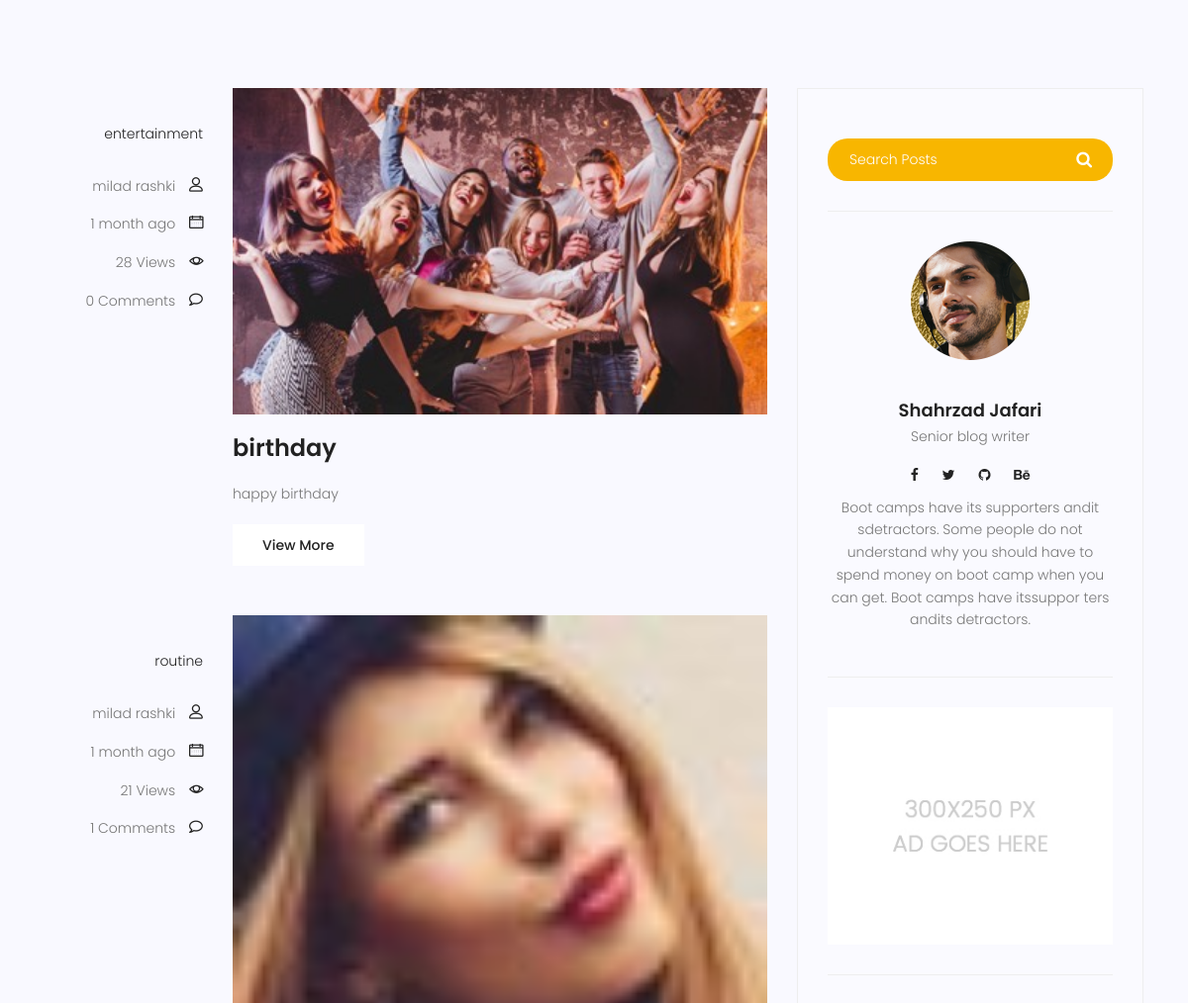
/blog/ (middle part), run on an earlier commit of the app's database.
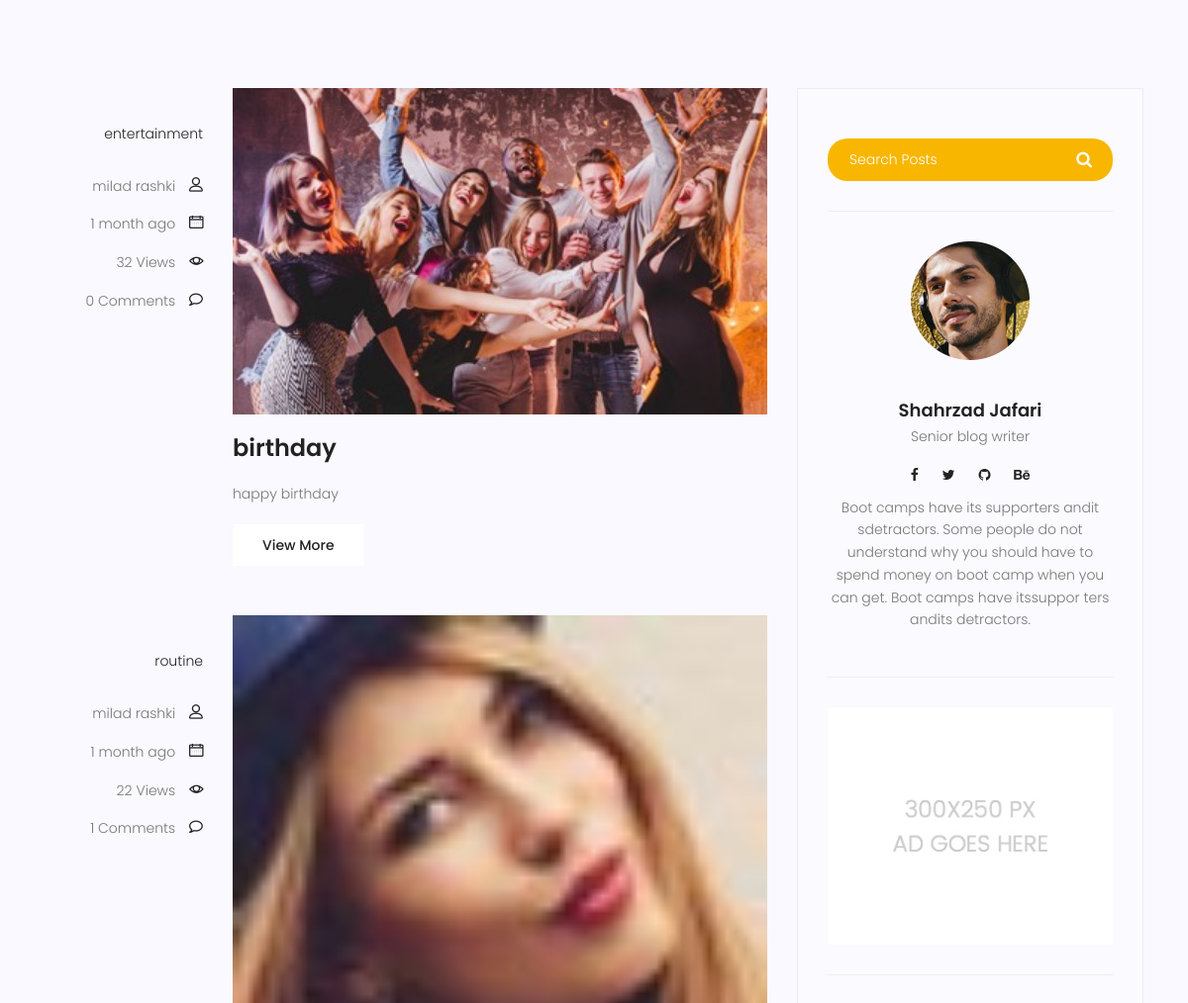
And on a later commit of the database.
### blog/models.py (models this page shows, shortened)
class Category(models.Model):
    name = models.CharField(max_length=255)
    def __str__(self):
        return self.name

class Post(models.Model):
    title = models.CharField(max_length=255)
    content = models.TextField()
    image = models.ImageField(upload_to='blog/', default='blog/default.jpg')
    tag = TaggableManager()
    category = models.ManyToManyField(Category)
    author = models.ForeignKey(User, on_delete=models.SET_NULL, null=True)
    counted_view = models.IntegerField(default=0)
    status = models.BooleanField(default=False)
    published_date = models.DateTimeField(null=True)
    created_date = models.DateTimeField(auto_now_add=True)
    updated_date = models.DateTimeField(auto_now=True)
    class Meta:
        ordering = ['created_date']

### blog/views.py (the view)
# urls.py: urlpatterns = [path('', blog_view, name='index'),
def blog_view(request, **kwargs):
    posts = Post.objects.filter(status=1, published_date__lte=timezone.now()).order_by('-published_date')
    if kwargs.get('cat_name') is not None:
        posts = posts.filter(category__name=kwargs['cat_name'])
    if kwargs.get('author_username') is not None:
        posts = posts.filter(author__username=kwargs['author_username'])
    if kwargs.get('tag_name') is not None:
        posts = posts.filter(tag__name__in=[kwargs['tag_name']])
    posts = Paginator(posts, 3)
    try:
        page_number = request.GET.get('page')
        posts = posts.get_page(page_number)
    except PageNotAnInteger:
        posts = posts.get_page(1)
    except EmptyPage:
        posts = posts.get_page(1)
    context = {'posts': posts}
    return render(request, 'blog/blog-home.html', context)

### blog/templatetags/blog_tags.py (called while the page is built)
@register.inclusion_tag('blog/blog-poppost.html')
def latest_post(arg=3):
    posts = Post.objects.filter(status=1).order_by('-counted_view')[:arg]
    return {'posts': posts}

@register.inclusion_tag('blog/blog-post-categories.html')
def post_categories(arg=5):
    posts = Post.objects.filter(status=1)
    categories = Category.objects.all()
    cat_dict = {}
    for name in categories:
        cat_dict[name] = posts.filter(category=name).count()
    sorted_category_by_number = sorted(cat_dict.items(), key=lambda x: x[1], reverse=True)
    converted_dict = dict(sorted_category_by_number)
    converted_dict = dict(list(converted_dict.items())[:arg])
    return {'categories': converted_dict}

@register.simple_tag(name='comment_count')
def function(pid):
    return Comment.objects.filter(post=pid, approved=1).count()  ## this code filter post according pid and approved

### templates/blog/blog-home.html (shortened to what this page needs)
{% extends 'base.html' %}
{%load static%}
{% load humanize %}
{%load blog_tags%}
{% block content %}
<section class="top-category-widget-area pt-90 pb-90">
</section>
<section class="post-content-area">
    <div class="container">
        <div class="row">
            <div class="col-lg-8 posts-list">
                {% for post in posts %}
                <div class="single-post row">
                    <div class="col-lg-3 col-md-3 meta-details">
                        <ul class="tags">
                            {% for cat in post.category.all %}
                            <li>
                                <a href="{% url 'blog:category' cat_name=cat.name %}"
                                >{{ cat.name }}</a
                                >{%if not forloop.last%},{%endif%}
                            </li>
                            {% endfor %}
                        </ul>
                        <div class="user-details row">
                            <p class="user-name col-lg-12 col-md-12 col-6">
                                <a
                                        href="{% url 'blog:author' author_username=post.author.username %}"
                                >{{ post.author.get_full_name }}</a
                                >
                                <span class="lnr lnr-user"></span>
                            </p>
                            <p class="date col-lg-12 col-md-12 col-6">
                                <a href="#">{{post.published_date|naturaltime}}</a>
                                <span class="lnr lnr-calendar-full"></span>
                            </p>
                            <p class="view col-lg-12 col-md-12 col-6">
                                <a href="#">{{post.counted_view}} Views</a>
                                <span class="lnr lnr-eye"></span>
                            </p>
                            <p class="comments col-lg-12 col-md-12 col-6">
                                <a href="#">{% comment_count post.id%} Comments</a> <span class="lnr lnr-bubble"></span>
                            </p>
                        </div>
                    </div>
                    <div class="col-lg-9 col-md-9">
                        <div class="feature-img">
                            <img class="img-fluid" src="{{ post.image.url }}" alt=""/>
                        </div>
                        <a class="posts-title" href="{% url 'blog:single' pid=post.id %}"
                        ><h3>{{post.title}}</h3></a
                        >
                        <p class="excert">{{ post.content|truncatewords:20 }}</p>
                        <a href="{% url 'blog:single' pid=post.id %}" class="primary-btn"
                        >View More</a
                        >
                    </div>
                </div>
                {% endfor%}
            </div>
            <div class="col-lg-4 sidebar-widgets">
                <div class="widget-wrap">
                    {% include 'blog/blog-search.html' %}
                    {% include 'blog/blog-writer.html' %}
                    {% include 'blog/blog-ads.html' %}
                </div>
            </div>
        </div>
    </div>
</section>
{% endblock%}

### templates/base.html (shortened to what this page needs)
{% load static %}
<!DOCTYPE html>
<html lang="zxx" class="no-js">
  <head>
    <link rel="stylesheet"
          href="https://stackpath.bootstrapcdn.com/bootstrap/4.5.0/css/bootstrap.min.css"
>
    <link rel="stylesheet" href="{% static 'css/linearicons.css' %}" />
    <link rel="stylesheet" href="{% static 'css/font-awesome.min.css' %}" />
    <link rel="stylesheet" href="{% static 'css/bootstrap.css' %}" />
    <link rel="stylesheet" href="{% static 'css/magnific-popup.css' %}" />
    <link rel="stylesheet" href="{% static 'css/jquery-ui.css' %}" />
    <link rel="stylesheet" href="{% static 'css/nice-select.css' %}" />
    <link rel="stylesheet" href="{% static 'css/animate.min.css' %}" />
    <link rel="stylesheet" href="{% static 'css/owl.carousel.css' %}" />
    <link rel="stylesheet" href="{% static 'css/main.css' %}" />
  </head>
  <body>
    {% block content %} {% endblock%}
  </body>
</html>

### templates/blog/blog-search.html
<div class="single-sidebar-widget search-widget">
  <form class="search-form" action="{% url 'blog:search' %}" method="get">
    <input
      placeholder="Search Posts"
      name="s"
      type="text"
      onfocus="this.placeholder = ''"
      onblur="this.placeholder = 'Search Posts'"
    />
    <button type="submit"><i class="fa fa-search"></i></button>
  </form>
</div>

### templates/blog/blog-writer.html
{% load static %}
<div class="single-sidebar-widget user-info-widget">
  <img src="{% static 'img/blog/user-info.png' %}" alt="" />
  <a href="#"><h4>Shahrzad Jafari</h4></a>
  <p>Senior blog writer</p>
  <ul class="social-links">
    <li>
      <a href="#"><i class="fa fa-facebook"></i></a>
    </li>
    <li>
      <a href="#"><i class="fa fa-twitter"></i></a>
    </li>
    <li>
      <a href="#"><i class="fa fa-github"></i></a>
    </li>
    <li>
      <a href="#"><i class="fa fa-behance"></i></a>
    </li>
  </ul>
  <p>
    Boot camps have its supporters andit sdetractors. Some people do not
    understand why you should have to spend money on boot camp when you can get.
    Boot camps have itssuppor ters andits detractors.
  </p>
</div>

### templates/blog/blog-ads.html
{% load static %}
<div class="single-sidebar-widget ads-widget">
  <a href="#"
    ><img class="img-fluid" src="{% static 'img/blog/ads-banner.jpg' %}" alt=""
  /></a>
</div>

### templates/blog/blog-poppost.html (shortened to what this page needs)
{% load humanize %}
{% load static %}

### statics/css/main.css (style rules this page uses)
body { color: #777777; font-family: "Poppins", sans-serif; font-size: 14px; font-weight: 300; line-height: 1.625em; position: relative; }
ol, ul { margin: 0; padding: 0; list-style: none; }
a { -webkit-transition: all 0.3s ease 0s; -moz-transition: all 0.3s ease 0s; -o-transition: all 0.3s ease 0s; transition: all 0.3s ease 0s; }
a, a:focus, a:hover { text-decoration: none; outline: 0; }
h1, h2, h3, h4, h5, h6 { font-family: "Poppins", sans-serif; color: #222222; line-height: 1.2em !important; margin-bottom: 0; margin-top: 0; font-weight: 600; }
h3, .h3 { font-size: 24px; }
h4, .h4 { font-size: 18px; }
.pt-90 { padding-top: 90px; }
.pb-90 { padding-bottom: 90px; }
h3 { font-size: 24px; }
h4 { font-size: 18px; }
h1, h2, h3, h4, h5, h6 { line-height: 1.5em; }
.primary-btn { background: #f8b600; line-height: 42px; padding-left: 30px; padding-right: 30px; border: none; color: #fff; display: inline-block; font-size: 14px; font-weight: 500; position: relative; -webkit-transition: all 0.3s ease 0s; -moz-transition: all 0.3s ease 0s; -o-transition: all 0.3s ease 0s; transition: all 0.3s ease 0s; cursor: pointer; position: relative; }
.top-category-widget-area { background-color: #f9f9ff; }
.post-content-area { background-color: #f9f9ff; }
.post-content-area .single-post { margin-bottom: 50px; }
.post-content-area .single-post .meta-details { text-align: right; margin-top: 35px; }
.post-content-area .single-post .meta-details .tags { margin-bottom: 30px; }
.post-content-area .single-post .meta-details .tags li { display: inline-block; font-size: 14px; }
.post-content-area .single-post .meta-details .tags li a { color: #222; -webkit-transition: all 0.3s ease 0s; -moz-transition: all 0.3s ease 0s; -o-transition: all 0.3s ease 0s; transition: all 0.3s ease 0s; }
.post-content-area .single-post .user-name a, .post-content-area .single-post .date a, .post-content-area .single-post .view a, .post-content-area .single-post .comments a { color: #777777; margin-right: 10px; -webkit-transition: all 0.3s ease 0s; -moz-transition: all 0.3s ease 0s; -o-transition: all 0.3s ease 0s; transition: all 0.3s ease 0s; }
.post-content-area .single-post .user-name .lnr, .post-content-area .single-post .date .lnr, .post-content-area .single-post .view .lnr, .post-content-area .single-post .comments .lnr { font-weight: 900; color: #222; }
.post-content-area .single-post .feature-img img { width: 100%; }
.post-content-area .single-post .posts-title h3 { margin: 20px 0px; }
.post-content-area .single-post .excert { margin-bottom: 20px; }
.post-content-area .single-post .primary-btn { background: #fff !important; color: #222 !important; -webkit-transition: all 0.3s ease 0s; -moz-transition: all 0.3s ease 0s; -o-transition: all 0.3s ease 0s; transition: all 0.3s ease 0s; border-radius: 0px !important; }
.posts-list .posts-title h3 { -webkit-transition: all 0.3s ease 0s; -moz-transition: all 0.3s ease 0s; -o-transition: all 0.3s ease 0s; transition: all 0.3s ease 0s; }
.sidebar-widgets { padding-bottom: 120px; }
.widget-wrap { background: #fafaff; padding: 20px 0px; border: 1px solid #eee; }
.widget-wrap .single-sidebar-widget { margin: 30px 30px; padding-bottom: 30px; border-bottom: 1px solid #eee; }
.widget-wrap .search-widget form.search-form input[type=text] { color: #fff; padding: 10px 22px; font-size: 14px; border: none; float: left; width: 80%; border-bottom-left-radius: 20px; border-top-left-radius: 20px; background: #f8b600; }
.widget-wrap .search-widget form.search-form button { float: left; width: 20%; padding: 10px; background: #f8b600; color: #fff; font-size: 17px; border: none; cursor: pointer; border-bottom-right-radius: 20px; border-top-right-radius: 20px; }
.widget-wrap .search-widget form.search-form::after { content: ""; clear: both; display: table; }
.widget-wrap .user-info-widget { text-align: center; }
.widget-wrap .user-info-widget a h4 { margin-top: 40px; margin-bottom: 5px; -webkit-transition: all 0.3s ease 0s; -moz-transition: all 0.3s ease 0s; -o-transition: all 0.3s ease 0s; transition: all 0.3s ease 0s; }
.widget-wrap .user-info-widget .social-links li { display: inline-block; margin-bottom: 10px; }
.widget-wrap .user-info-widget .social-links li a { color: #222; padding: 10px; font-size: 14px; -webkit-transition: all 0.3s ease 0s; -moz-transition: all 0.3s ease 0s; -o-transition: all 0.3s ease 0s; transition: all 0.3s ease 0s; }
.widget-wrap .ads-widget img { width: 100%; }

What changed in the data, as far as the page shows it:
changed Post "birthday": counted_view "28" → "32"
changed Post (number 2 of 2 on the later page): counted_view "21" → "22"
